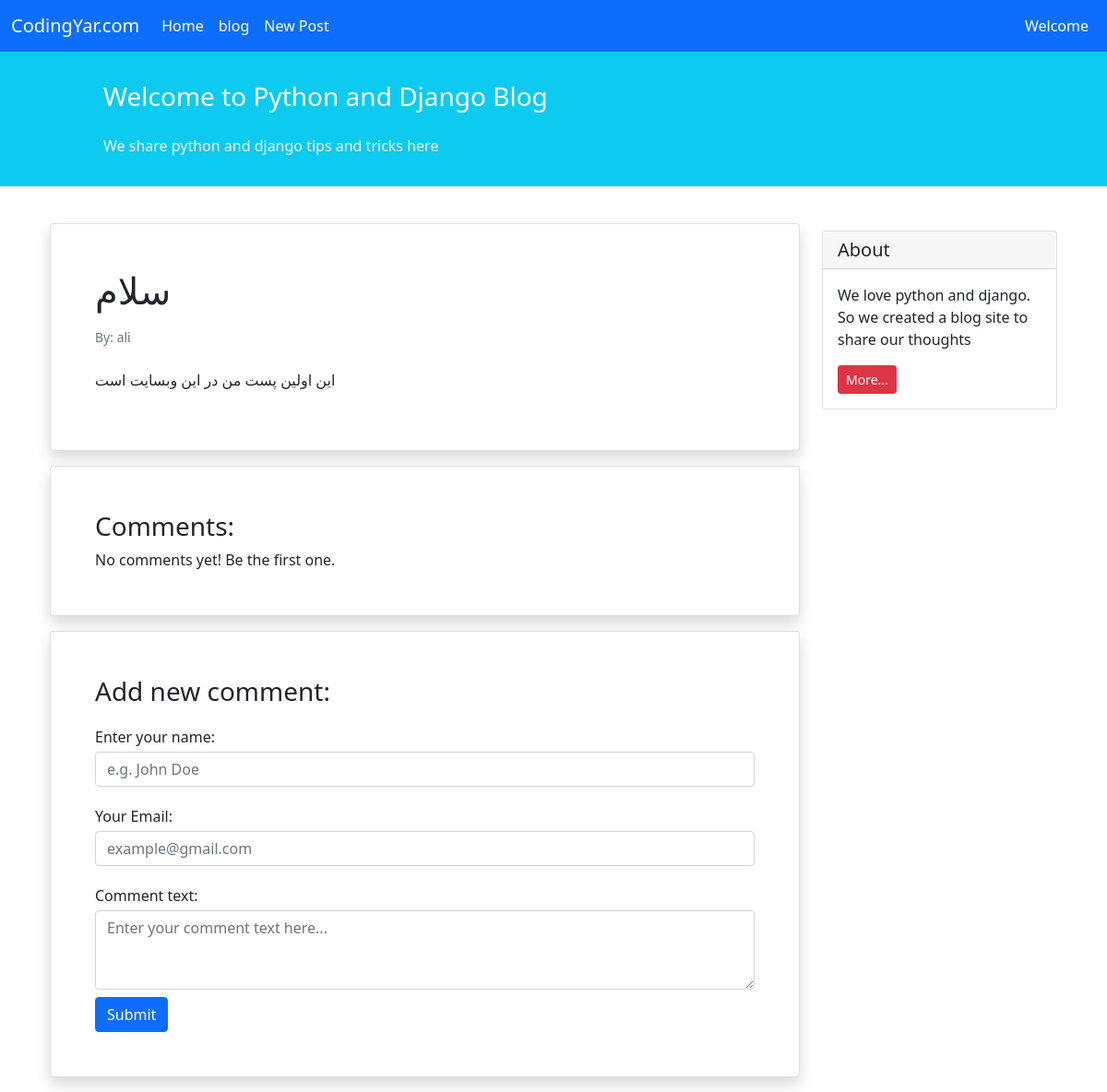
Page /blog/1/ on the committed database.
### blog/models.py (models this page shows, shortened)
class Post(models.Model):
    STATUS_CHOICE = (
        ('pub', 'publish'),
        ('drf', 'draft'),
    )
    title = models.CharField(max_length=50)
    text = models.TextField()
    author = models.ForeignKey(get_user_model(), on_delete=models.CASCADE)
    datetime_created = models.DateTimeField(auto_now_add=True)
    datetime_modified = models.DateTimeField(auto_now=True)
    status = models.CharField(max_length=3, choices=STATUS_CHOICE)

### accounts/models.py (models this page shows)
class CustomUser(AbstractUser):
    age = models.PositiveIntegerField(null=True, blank=True)

### blog/views.py (the view)
# urls.py: path('<int:pk>/', views.PostDetailView.as_view(), name='post_detail'),
class PostDetailView(generic.DetailView):
    model = Post
    template_name = 'blog/post_detail.html'

### blog/templates/blog/post_detail.html (shortened to what this page needs)
{% extends '_base.html' %}
{% load crispy_forms_tags %}
{% block content %}
    <div class="container mt-4">
        <div class="row">
            <div class="col-9">
                <div class="card shadow my-3 p-5">
                    <h1>{{ post.title }}</h1>
                    <p class="small text-muted mt-2">By: {{ post.author }}</p>
                    <p class="mt-2">{{ post.text }}</p>
                </div>
                <div class="card shadow my-3 p-5">
                    <h3>Comments:</h3>
                    No comments yet! Be the first one.
                </div>
                <div class="card shadow my-3 p-5">
                    <h3>Add new comment:</h3>
                    <form method="POST">
                        <div class="form-group py-2">
                            <label class="py-1" for="author_name">Enter your name:</label>
                            <input type="text" class="form-control" placeholder="e.g. John Doe" name="author_name">
                        </div>
                        <div class="form-group py-2">
                            <label class="py-1" for="email">Your Email:</label>
                            <input type="email" class="form-control" placeholder="example@gmail.com" name="email">
                        </div>
                        <div class="form-group py-2">
                            <label class="py-1" for="comment_text">Comment text:</label>
                            <textarea class="form-control" name="text" rows="3"
                                      placeholder="Enter your comment text here..."></textarea>
                        </div>
                        <button type="submit" class="btn btn-primary">Submit</button>
                    </form>
                </div>
            </div>
            <div class="col-3">
                <div class="card my-4">
                    <h5 class="card-header">About</h5>
                    <div class="card-body">
                        <p class="card-text">We love python and django. So we created a blog site to share our
                            thoughts</p>
                        <a href="#"
                           class="btn btn-sm btn-danger">
                            More...
                        </a>
                    </div>
                </div>
            </div>
        </div>
    </div>
{% endblock %}

### rows in the picture
Post: title "سلام", author "ali", text "این اولین پست من در این وبسایت است"
